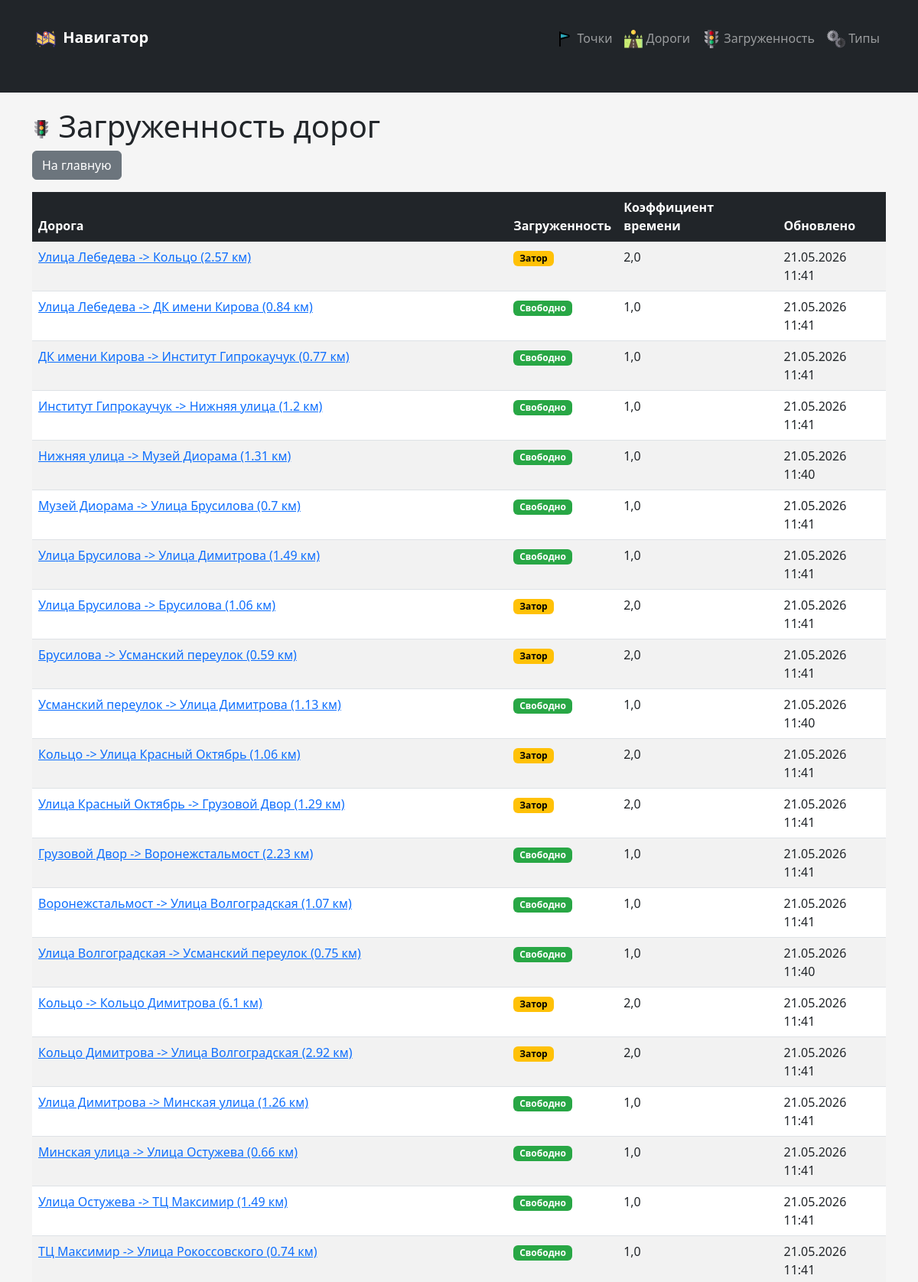
The page /traffic/ (upper part) on the database its author committed.
### traffic/models.py (models this page shows, shortened)
class Traffic(models.Model):
    road_segment = models.OneToOneField(
        RoadSegment,
        on_delete=models.CASCADE,
        related_name='traffic',
        verbose_name="Отрезок пути"
    )
    congestion_type = models.ForeignKey(CongestionType, on_delete=models.PROTECT, verbose_name="Тип загруженности")
    last_updated = models.DateTimeField(auto_now=True, verbose_name="Последнее обновление")
    class Meta:
        verbose_name = 'Загруженность дороги'
        verbose_name_plural = 'Загруженность дорог'

class RoadSegment(models.Model):
    point_a = models.ForeignKey(Location, on_delete=models.CASCADE, related_name='road_segment_start', verbose_name="Точка А")
    point_b = models.ForeignKey(Location, on_delete=models.CASCADE, related_name='road_segment_end', verbose_name="Точка B")
    distance_km = models.FloatField(verbose_name="Расстояние (км)")
    class Meta:
        verbose_name = 'Отрезок пути'
        verbose_name_plural = 'Отрезки пути'
        unique_together = ('point_a', 'point_b')
    def __str__(self):
        return f"{self.point_a} -> {self.point_b} ({self.distance_km} км)"

class Location(models.Model):
    name = models.CharField(max_length=100, verbose_name="Название")
    latitude = models.FloatField(verbose_name="Широта")
    longitude = models.FloatField(verbose_name="Долгота")
    class Meta:
        verbose_name = 'Населённый пункт'
        verbose_name_plural = 'Населённые пункты'
        unique_together = ('latitude', 'longitude')
    def __str__(self):
        return self.name

class CongestionType(models.Model):
    name = models.CharField(max_length=50, verbose_name="Название типа")
    time_coefficient = models.FloatField(default=1.0, verbose_name="Коэффициент времени")
    class Meta:
        verbose_name = 'Тип загруженности'
        verbose_name_plural = 'Типы загруженности'

### traffic/views.py (the view, shortened to what this page needs)
    def handler(request, pk=None):
        queryset = model.objects.all()
        if model == RoadSegment:
            queryset = queryset.select_related('point_a', 'point_b')
        elif model == Traffic:
            queryset = queryset.select_related('road_segment', 'congestion_type')
        elif model == Location:
            queryset = queryset.order_by('name')
        return render(request, f'traffic/list_{template_base}s.html', {f'{template_base}s': queryset})

### traffic/views.py (called while the page is built, shortened)
def create_crud_handler(model, form_class, template_base, serialize_func=None):
    def handler(request, pk=None):
        queryset = model.objects.all()
        if model == RoadSegment:
            queryset = queryset.select_related('point_a', 'point_b')
        elif model == Traffic:
            queryset = queryset.select_related('road_segment', 'congestion_type')
        elif model == Location:
            queryset = queryset.order_by('name')
        return render(request, f'traffic/list_{template_base}s.html', {f'{template_base}s': queryset})
    return handler

### traffic/templates/traffic/list_traffics.html (shortened to what this page needs)
{% extends 'traffic/layout.html' %}
{% load static %}
{% block content %}
<h1><img src="{% static 'traffic/icons/traffic-lights-traffic-light-svgrepo-com.svg' %}" alt="Traffic lights Icon" width="24" height="24"> Загруженность дорог</h1>
<a href="{% url 'home' %}" class="btn btn-secondary mb-3">На главную</a>
{% if traffics %}
    <div class="table-responsive">
        <table class="table table-striped table-hover">
            <thead class="table-dark">
                <tr>
                    <th>Дорога</th>
                    <th>Загруженность</th>
                    <th>Коэффициент времени</th>
                    <th>Обновлено</th>
                </tr>
            </thead>
            <tbody>
            {% for t in traffics %}
                <tr>
                    <td><a href="{% url 'traffic_detail' t.id %}">{{ t.road_segment }}</a></td>
                    <td>
                     <span class="badge" {% if t.congestion_type.name == 'Свободно' %} style="background-color: #28a745;"
                        {% elif t.congestion_type.name == 'Затор' %} style="background-color: #ffc107; color: #000;"
                        {% elif t.congestion_type.name == 'Пробка' %} style="background-color: #dc3545;"
                        {% elif t.congestion_type.name == 'Дорога перекрыта' %} style="background-color: #6c757d;"
                        {% else %} style="background-color: #808080;"
                        {% endif %}>
                            {{ t.congestion_type.name }}
                        </span>
                    </td>
                    <td>{{ t.congestion_type.time_coefficient }}</td>
                    <td>{{ t.last_updated|date:"d.m.Y H:i" }}</td>
                </tr>
            {% endfor %}
            </tbody>
        </table>
    </div>
{% else %}
    <div class="alert alert-info">Нет данных о загруженности</div>
{% endif %}
{% endblock %}

### traffic/templates/traffic/layout.html (style rules this page uses)
body { background-color: #f5f5f5; }

### rows shown on the page
Traffic: road_segment "Улица Лебедева -> Кольцо (2.57 км)", congestion_type.name "Затор", congestion_type.time_coefficient "2,0", last_updated "21.05.2026 11:41"
Traffic: road_segment "Улица Лебедева -> ДК имени Кирова (0.84 км)", congestion_type.name "Свободно", congestion_type.time_coefficient "1,0", last_updated "21.05.2026 11:41"
Traffic: road_segment "ДК имени Кирова -> Институт Гипрокаучук (0.77 км)", congestion_type.name "Свободно", congestion_type.time_coefficient "1,0", last_updated "21.05.2026 11:41"
Traffic: road_segment "Институт Гипрокаучук -> Нижняя улица (1.2 км)", congestion_type.name "Свободно", congestion_type.time_coefficient "1,0", last_updated "21.05.2026 11:41"
Traffic: road_segment "Нижняя улица -> Музей Диорама (1.31 км)", congestion_type.name "Свободно", congestion_type.time_coefficient "1,0", last_updated "21.05.2026 11:40"
Traffic: road_segment "Музей Диорама -> Улица Брусилова (0.7 км)", congestion_type.name "Свободно", congestion_type.time_coefficient "1,0", last_updated "21.05.2026 11:41"
Traffic: road_segment "Улица Брусилова -> Улица Димитрова (1.49 км)", congestion_type.name "Свободно", congestion_type.time_coefficient "1,0", last_updated "21.05.2026 11:41"
Traffic: road_segment "Улица Брусилова -> Брусилова (1.06 км)", congestion_type.name "Затор", congestion_type.time_coefficient "2,0", last_updated "21.05.2026 11:41"
Traffic: road_segment "Брусилова -> Усманский переулок (0.59 км)", congestion_type.name "Затор", congestion_type.time_coefficient "2,0", last_updated "21.05.2026 11:41"
Traffic: road_segment "Усманский переулок -> Улица Димитрова (1.13 км)", congestion_type.name "Свободно", congestion_type.time_coefficient "1,0", last_updated "21.05.2026 11:40"
Traffic: road_segment "Кольцо -> Улица Красный Октябрь (1.06 км)", congestion_type.name "Затор", congestion_type.time_coefficient "2,0", last_updated "21.05.2026 11:41"
Traffic: road_segment "Улица Красный Октябрь -> Грузовой Двор (1.29 км)", congestion_type.name "Затор", congestion_type.time_coefficient "2,0", last_updated "21.05.2026 11:41"
Traffic: road_segment "Грузовой Двор -> Воронежстальмост (2.23 км)", congestion_type.name "Свободно", congestion_type.time_coefficient "1,0", last_updated "21.05.2026 11:41"
Traffic: road_segment "Воронежстальмост -> Улица Волгоградская (1.07 км)", congestion_type.name "Свободно", congestion_type.time_coefficient "1,0", last_updated "21.05.2026 11:41"
Traffic: road_segment "Улица Волгоградская -> Усманский переулок (0.75 км)", congestion_type.name "Свободно", congestion_type.time_coefficient "1,0", last_updated "21.05.2026 11:40"
Traffic: road_segment "Кольцо -> Кольцо Димитрова (6.1 км)", congestion_type.name "Затор", congestion_type.time_coefficient "2,0", last_updated "21.05.2026 11:41"
Traffic: road_segment "Кольцо Димитрова -> Улица Волгоградская (2.92 км)", congestion_type.name "Затор", congestion_type.time_coefficient "2,0", last_updated "21.05.2026 11:41"
Traffic: road_segment "Улица Димитрова -> Минская улица (1.26 км)", congestion_type.name "Свободно", congestion_type.time_coefficient "1,0", last_updated "21.05.2026 11:41"
Traffic: road_segment "Минская улица -> Улица Остужева (0.66 км)", congestion_type.name "Свободно", congestion_type.time_coefficient "1,0", last_updated "21.05.2026 11:41"
Traffic: road_segment "Улица Остужева -> ТЦ Максимир (1.49 км)", congestion_type.name "Свободно", congestion_type.time_coefficient "1,0", last_updated "21.05.2026 11:41"
Traffic: road_segment "ТЦ Максимир -> Улица Рокоссовского (0.74 км)", congestion_type.name "Свободно", congestion_type.time_coefficient "1,0", last_updated "21.05.2026 11:41"
